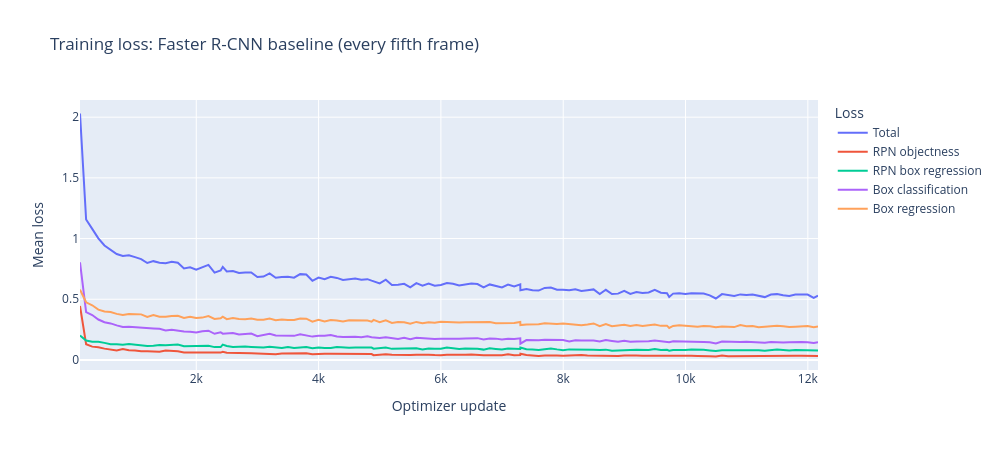

The code cell stored with this chart in its notebook:
### Code cell
loss_names = {
    "loss": "Total",
    "loss_objectness": "RPN objectness",
    "loss_rpn_box_reg": "RPN box regression",
    "loss_classifier": "Box classification",
    "loss_box_reg": "Box regression",
}
for item in experiments:
    history_path = batch_dir / item["experiment_id"] / "history.json"
    if not history_path.is_file():
        continue
    curve = aggregate_loss_curve(json.loads(history_path.read_text())).unpivot(
        index=["epoch", "step"],
        on=list(loss_names),
        variable_name="Loss",
        value_name="Mean loss",
    )
    px.line(
        curve.with_columns(pl.col("Loss").replace_strict(loss_names)),
        x="step",
        y="Mean loss",
        color="Loss",
        title=f"Training loss: {experiment_label(item['experiment_id'])}",
        labels={"step": "Optimizer update"},
    ).show(renderer="plotly_mimetype", config={"responsive": False})
